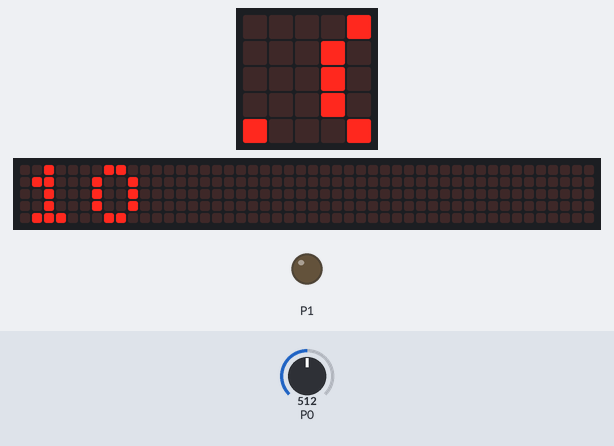
The program below on a simulated BBC micro:bit (MakeCode). On the bench: the board's 5×5 LED display, a strip that is not on the board, showing the scrolling text unrolled, output pins drawn as LEDs (lit = HIGH). Inputs (shaded band) come from the test bench; at power-on: P0 = 512 (analog values on the 0–1023 scale). The 48×5 strip is a reading aid, not a part: it shows the text the display is scrolling, unrolled, one strip-width of it at a time.

Above: at 1.27 s.
1.3 s: P0 set to 311
At 3.1 s:
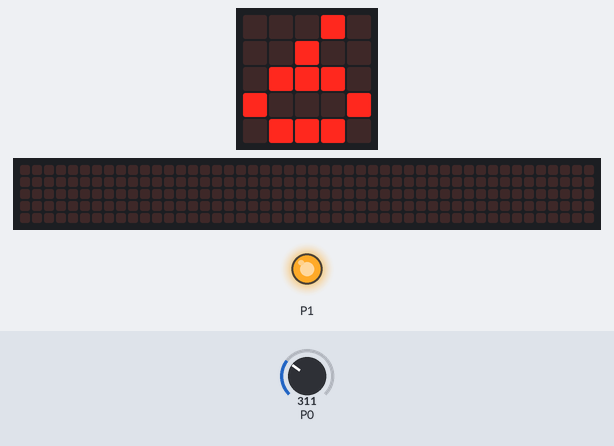
4.9 s: P0 set to 292
At 6.4 s:
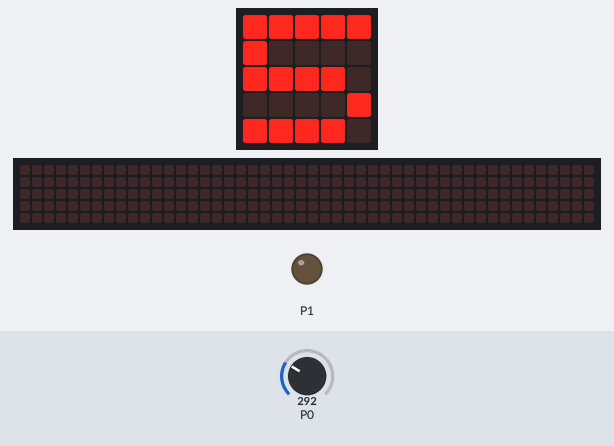
8.5 s: P0 set to 511
At 14.07 s:
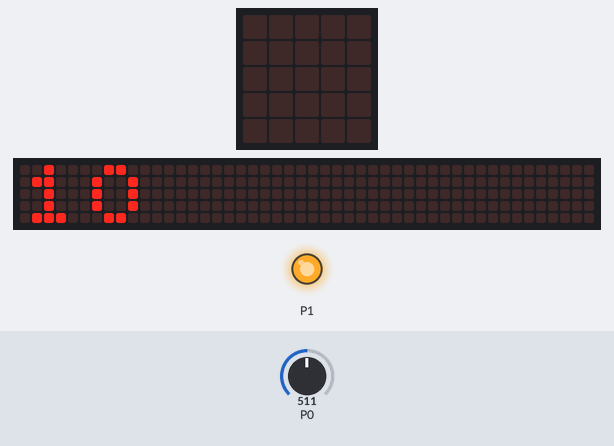
Timing chart, 0 to 15.6 s (numbered marks = the images above; inputs shaded):
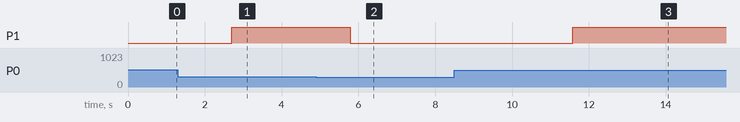

Measured:
- the behaviour switches between 300 and 299 on P0 (found by bisection; images 1 and 2)
- after the input at 4.9 s, P1: HIGH → LOW after 0.88 s; the display: changes after 0.13 s (image 2)
- after the input at 8.5 s, P1: LOW → HIGH after 3.1 s; the display: first changes after 0.38 s (image 3 shows a later state)
- what the display in image 3 shows lasts 0.4 s, from 13.9 s to 14.3 s

The program:

main.ts
```typescript
let reading = 0
let number = 0
basic.forever(function () {
    reading = pins.analogReadPin(AnalogPin.P0)
    number = Math.idiv(reading, 50)
    basic.showNumber(number)
    if (number > 5) {
        pins.digitalWritePin(DigitalPin.P1, 1)
    } else {
        pins.digitalWritePin(DigitalPin.P1, 0)
    }
})
```

test.ts
```typescript
// テストはここに来ます。このパッケージが拡張機能として使用されるときにはコンパイルされません。
```
